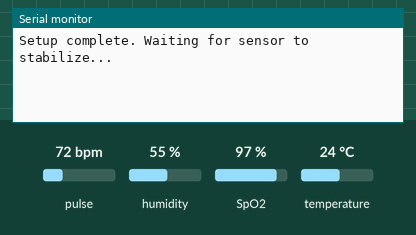
Simulated run of this sketch. Board: Arduino Uno, built with avr-gcc and run on an emulated ATmega328P. On the bench: the last lines printed to the serial monitor. The inputs (shaded band) are chosen by the test bench; at power-on: pulse 72 bpm, temperature 24 °C, SpO2 97 %, humidity 55 %.

Above: at 1.2 s.
1.3 s: pulse set to 42 bpm
At 4.1 s:
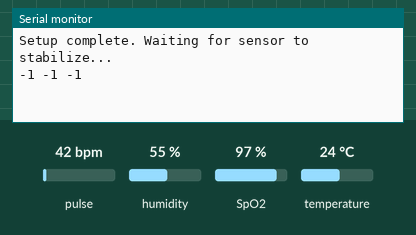
7.5 s: temperature set to 12 °C
At 8.0 s:
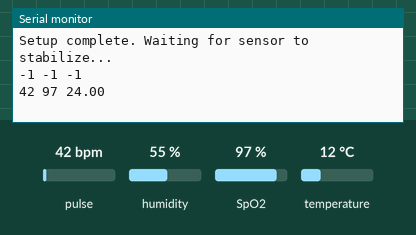
9.0 s: SpO2 set to 80 %
At 10.2 s:
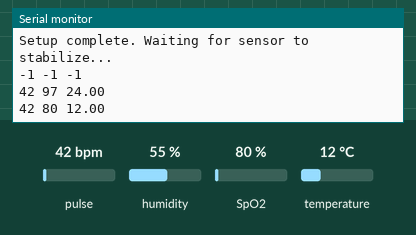
10.5 s: temperature set to 19 °C
12.0 s: pulse set to 70 bpm
At 13.3 s:
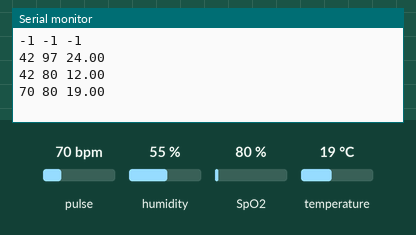

The sketch:

ArduinoCode.ino
```cpp
#include <dht11.h>
#include "MAX30100_PulseOximeter.h"
#include<Wire.h>
#include <SoftwareSerial.h>
#define REPORTING_PERIOD_MS  3000
PulseOximeter pox;
SoftwareSerial B(11,10); // RX, TX

#define DHT11PIN 2
dht11 DHT11;
uint32_t lastReportTime = 0;
void onBeatDetected() {
   // Serial.println("Beat!");
}

void setup() {
  Serial.begin(9600); // Initialize hardware serial for debugging
  B.begin(9600);      // Initialize SoftwareSerial

  if (!pox.begin()) {
        Serial.println("Could not find a valid MAX30100 sensor, check wiring!");
        while (1);
    }

    pox.setOnBeatDetectedCallback(onBeatDetected);

            // Initialize DHT sensor
  Serial.println("Setup complete. Waiting for sensor to stabilize...");
}

void loop() {
  pox.update();
 int chk = DHT11.read(DHT11PIN);


   if (millis() - lastReportTime > REPORTING_PERIOD_MS)
    {
        lastReportTime = millis();

//     + String(dht.readTemperature())
  if (pox.getHeartRate() > 0 && pox.getSpO2() > 0) {
 String output =String(int(pox.getHeartRate())) + " "+ String(pox.getSpO2())+" "+String((float)DHT11.temperature, 2);  ;
            Serial.println(output);
            B.println(output);


  }else{
    String output = "-1 -1 -1 "  ;
            Serial.println(output);
            B.println(output);
    }
     lastReportTime = millis();
    }


}


/*

#include <dht11.h>
#define DHT11PIN 2

dht11 DHT11;

void  setup()
{
  Serial.begin(9600);

}

void loop()
{
  Serial.println();

  int chk = DHT11.read(DHT11PIN);

  Serial.print("Humidity (%): ");
  Serial.println((float)DHT11.humidity, 2);

  Serial.print("Temperature  (C): ");
  Serial.println((float)DHT11.temperature, 2);

  delay(2000);

}

*/
```

Measured:
- after the input at 1.3 s, the serial monitor: prints a new line after 1.7 s (image 1)
- after the input at 9.0 s, the serial monitor: prints a new line after 0.05 s (image 3)
- after the input at 12.0 s, the serial monitor: prints a new line after 0.07 s (image 4)
